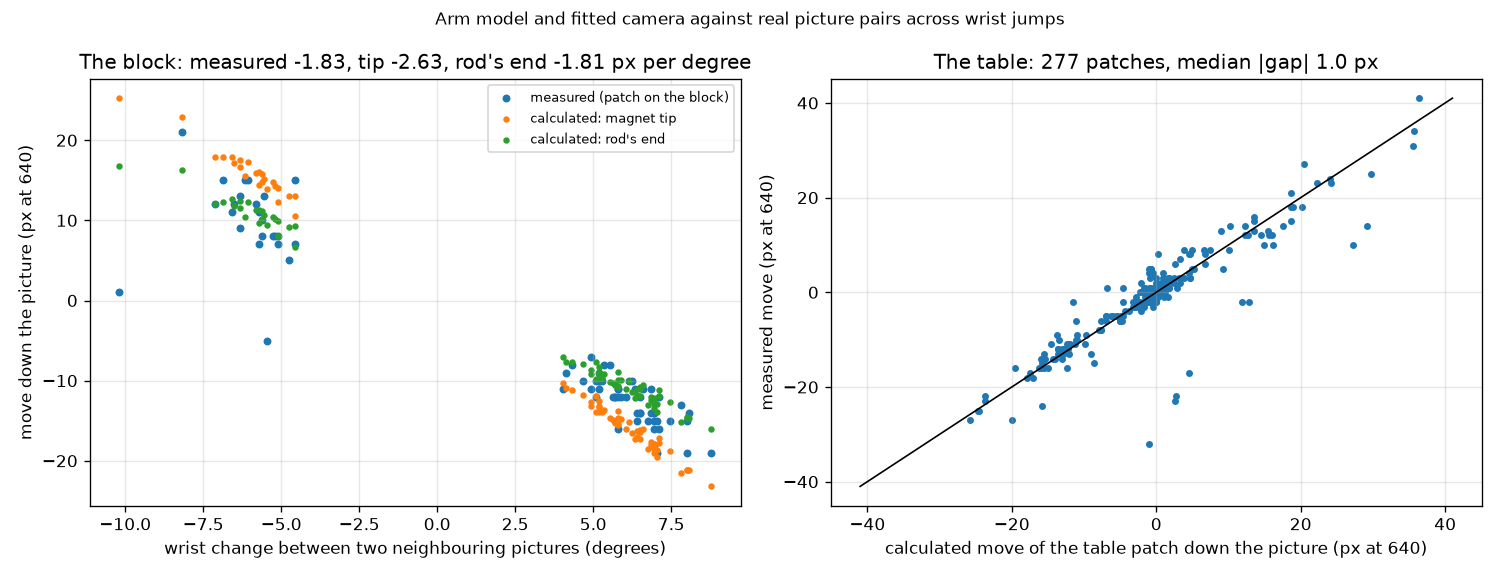

Reproduce this figure in Python.
"""
Check the arm model and the fitted camera on real pictures where the wrist moved (key: wrist_and_camera, check).

held_wrist_views.py calculates how far the hand and the table move in the picture when the wrist differs. That rests
on the arm model and the camera fitted on 6.11.26. Here the calculation is tested on pairs of neighbouring
demonstration pictures between which the wrist jumped by 4 degrees or more while the forearm twist and the hand
stayed the same. Two things are measured by patch matching (normalised cross-correlation, cv2.matchTemplate) and
compared with what the models calculate for the same two joint sets:

    the block     a patch around the black magnet block: it must move as a point on the rod does, between the rod's end
                  (4.8 cm from the wrist's axis) and the magnet tip (7.4 cm from it)
    the table     patches of line and paper ahead of the hand: each must move as the table point it shows

Measured on the saved pictures; the predictions are calculated. Run from this folder:
    D:/AI_Project/.venv/Scripts/python.exe check_shift_per_degree.py
"""

from pathlib import Path
from typing import Dict, Optional, Tuple

import cv2
import matplotlib
matplotlib.use("Agg")
import numpy
import pandas

from matplotlib import pyplot

import wrist_geometry


CHECK_PARAMETERS = {
    "smallest_wrist_jump_deg": 4.0,
    "largest_twist_change_deg": 1.0,
    "largest_hand_change_deg": 1.0,
    # the patch around the block: half its width and height in px at 640, centred this far from the tip's pixel
    "block_patch_half_px": [55, 45],
    "block_patch_offset_px": [0, -20],
    # table patches: offsets of their centres from the tip's pixel (u to the right, v downwards), all ahead of the hand
    "table_patch_half_px": [50, 40],
    "table_patch_offsets_px": [[0, -170], [-120, -170], [120, -170], [0, -230], [-150, -110], [150, -110]],
    "smallest_table_patch_contrast": 25.0,
    "search_px": 60,
    "smallest_match_score": 0.8,
    "figure_dpi": 120
}



def patch_move(
        first: numpy.ndarray,
        second: numpy.ndarray,
        centre_px: Tuple[int, int],
        half_px: Tuple[int, int],
        search_px: int
) -> Optional[Tuple[float, float, float, float]]:
    """
    Where a patch of the first picture is found in the second one.

    Returns
    -------
    tuple of float, or None
        The patch's move (u to the right, v downwards) in px, the match score (1 = identical) and the patch's own
        contrast (standard deviation of its grey levels); None when the patch or its search window leaves the picture.
    """

    centre_u, centre_v = centre_px
    half_u, half_v = half_px
    if centre_u - half_u - search_px < 0 or centre_u + half_u + search_px >= first.shape[1]:
        return None
    if centre_v - half_v - search_px < 0 or centre_v + half_v + search_px >= first.shape[0]:
        return None
    patch = first[centre_v - half_v:centre_v + half_v, centre_u - half_u:centre_u + half_u]
    window = second[centre_v - half_v - search_px:centre_v + half_v + search_px, centre_u - half_u - search_px:centre_u + half_u + search_px]
    scores = cv2.matchTemplate(window, patch, cv2.TM_CCOEFF_NORMED)
    _, best_score, _, best_place = cv2.minMaxLoc(scores)
    return float(best_place[0] - search_px), float(best_place[1] - search_px), float(best_score), float(patch.std())



def main(parameters: Optional[Dict] = None) -> None:
    """Measure the block's and the table's moves across wrist jumps and compare them with the calculated moves."""

    settings = dict(CHECK_PARAMETERS)
    settings.update(parameters or {})
    output_folder = wrist_geometry.ANALYSIS_PARAMETERS["output_folder"]
    raw_folder = Path(wrist_geometry.ANALYSIS_PARAMETERS["raw_folder"])
    frames = wrist_geometry.load_demonstration_frames()
    joints = frames[wrist_geometry.JOINT_COLUMNS].to_numpy(dtype = float)
    has_next = (frames["episode_id"].shift(-1) == frames["episode_id"]).to_numpy()
    rows_now = numpy.flatnonzero(has_next)
    changes = numpy.degrees(joints[rows_now + 1] - joints[rows_now])
    is_chosen = ((numpy.abs(changes[:, 4]) >= settings["smallest_wrist_jump_deg"]) & (numpy.abs(changes[:, 3]) <= settings["largest_twist_change_deg"])
                 & (numpy.abs(changes[:, 5]) <= settings["largest_hand_change_deg"]))
    rows_now, changes = rows_now[is_chosen], changes[is_chosen]
    print(f"steps with a wrist jump of {settings['smallest_wrist_jump_deg']} degrees or more, the twist within {settings['largest_twist_change_deg']} and the hand within "
          f"{settings['largest_hand_change_deg']} degree: {len(rows_now)}")

    frames_now = wrist_geometry.frames_of_many(joints[rows_now])
    frames_next = wrist_geometry.frames_of_many(joints[rows_now + 1])
    tips_now = wrist_geometry.tips_and_leans(joints[rows_now])[0]
    tips_next = wrist_geometry.tips_and_leans(joints[rows_now + 1])[0]
    tip_pixels_now = wrist_geometry.project_many(tips_now, joints[rows_now])
    tip_moves = wrist_geometry.project_many(tips_next, joints[rows_now + 1]) - tip_pixels_now
    rod_end_moves = wrist_geometry.project_many(frames_next["tool"][0], joints[rows_now + 1]) - wrist_geometry.project_many(frames_now["tool"][0], joints[rows_now])
    table_points = tips_now.copy()
    table_points[:, 2] = wrist_geometry.table_heights(tips_now[:, :2])
    normal = wrist_geometry.table_plane_normal()

    block_rows, table_rows = [], []
    for position, row in enumerate(rows_now):
        first = cv2.imread(str(raw_folder / frames["frame_path"].iloc[row]), cv2.IMREAD_GRAYSCALE)
        second = cv2.imread(str(raw_folder / frames["frame_path"].iloc[row + 1]), cv2.IMREAD_GRAYSCALE)
        if first is None or second is None or not numpy.all(numpy.isfinite(tip_pixels_now[position])):
            continue
        tip_u, tip_v = int(round(tip_pixels_now[position, 0])), int(round(tip_pixels_now[position, 1]))
        found = patch_move(first, second, (tip_u + settings["block_patch_offset_px"][0], tip_v + settings["block_patch_offset_px"][1]),
                           tuple(settings["block_patch_half_px"]), settings["search_px"])
        if found is not None:
            block_rows.append({"row": int(row), "wrist_change_deg": changes[position, 4], "measured_dv_px": found[1], "match_score": found[2],
                               "tip_dv_px": tip_moves[position, 1], "rod_end_dv_px": rod_end_moves[position, 1]})
        for offset_u, offset_v in settings["table_patch_offsets_px"]:
            centre = (tip_u + offset_u, tip_v + offset_v)
            found = patch_move(first, second, centre, tuple(settings["table_patch_half_px"]), settings["search_px"])
            if found is None or found[3] < settings["smallest_table_patch_contrast"]:
                continue
            point = wrist_geometry.pixels_to_table(numpy.array([centre], dtype = float), joints[row:row + 1], table_points[position:position + 1], normal)
            predicted = wrist_geometry.project_many(point, joints[row + 1:row + 2])[0] - numpy.array(centre, dtype = float)
            table_rows.append({"row": int(row), "wrist_change_deg": changes[position, 4], "measured_du_px": found[0], "measured_dv_px": found[1], "match_score": found[2],
                               "predicted_du_px": predicted[0], "predicted_dv_px": predicted[1]})

    block = pandas.DataFrame(block_rows)
    block = block[block["match_score"] >= settings["smallest_match_score"]]
    measured_slope = numpy.polyfit(block["wrist_change_deg"], block["measured_dv_px"], 1)[0]
    tip_slope = numpy.polyfit(block["wrist_change_deg"], block["tip_dv_px"], 1)[0]
    rod_end_slope = numpy.polyfit(block["wrist_change_deg"], block["rod_end_dv_px"], 1)[0]
    print(f"\nthe block ({len(block)} pairs with a match score of {settings['smallest_match_score']} or more): it moves by {measured_slope:.2f} px at 640 per degree of wrist "
          f"(measured; negative = up the picture when the wrist grows); calculated for the same pairs: the magnet tip {tip_slope:.2f}, the rod's end {rod_end_slope:.2f}")
    print(f"  correlation of the measured move with the calculated tip move {numpy.corrcoef(block['measured_dv_px'], block['tip_dv_px'])[0, 1]:.3f}, "
          f"with the calculated rod-end move {numpy.corrcoef(block['measured_dv_px'], block['rod_end_dv_px'])[0, 1]:.3f}; "
          f"measured minus rod-end move: median |x| {(block['measured_dv_px'] - block['rod_end_dv_px']).abs().median():.2f} px")

    table = pandas.DataFrame(table_rows)
    table = table[table["match_score"] >= settings["smallest_match_score"]]
    gap_v = table["measured_dv_px"] - table["predicted_dv_px"]
    gap_u = table["measured_du_px"] - table["predicted_du_px"]
    print(f"\nthe table ({len(table)} patches from {table['row'].nunique()} pairs): measured against calculated move down the picture: slope "
          f"{numpy.polyfit(table['predicted_dv_px'], table['measured_dv_px'], 1)[0]:.3f}, correlation {numpy.corrcoef(table['predicted_dv_px'], table['measured_dv_px'])[0, 1]:.3f}; "
          f"measured minus calculated: median {gap_v.median():+.2f}, median |x| {gap_v.abs().median():.2f}, 90th percentile |x| {gap_v.abs().quantile(0.9):.2f} px")
    print(f"  sideways: slope {numpy.polyfit(table['predicted_du_px'], table['measured_du_px'], 1)[0]:.3f}, correlation {numpy.corrcoef(table['predicted_du_px'], table['measured_du_px'])[0, 1]:.3f}, "
          f"median |gap| {gap_u.abs().median():.2f} px; the moves themselves: median |x| {table['measured_dv_px'].abs().median():.1f} px down, {table['measured_du_px'].abs().median():.1f} px sideways")
    print("  (between these neighbouring pictures the hand-guided wrist jump moved the block over the table; the forearm, and with it the camera, moved little, so the table "
          "moved little. With the wrist HELD, joints 1 to 3 must make up for it and the camera moves: that case is calculated in held_wrist_views.py with the same models.)")
    block.to_csv(output_folder / "check_shift_per_degree_block.csv", index = False)
    table.to_csv(output_folder / "check_shift_per_degree_table.csv", index = False)

    figure, axes = pyplot.subplots(1, 2, figsize = (12.5, 4.8))
    axes[0].scatter(block["wrist_change_deg"], block["measured_dv_px"], s = 14, color = "tab:blue", label = "measured (patch on the block)")
    axes[0].scatter(block["wrist_change_deg"], block["tip_dv_px"], s = 8, color = "tab:orange", label = "calculated: magnet tip")
    axes[0].scatter(block["wrist_change_deg"], block["rod_end_dv_px"], s = 8, color = "tab:green", label = "calculated: rod's end")
    axes[0].set_xlabel("wrist change between two neighbouring pictures (degrees)")
    axes[0].set_ylabel("move down the picture (px at 640)")
    axes[0].set_title(f"The block: measured {measured_slope:.2f}, tip {tip_slope:.2f}, rod's end {rod_end_slope:.2f} px per degree")
    axes[0].legend(fontsize = 8)
    axes[0].grid(alpha = 0.3)
    axes[1].scatter(table["predicted_dv_px"], table["measured_dv_px"], s = 10, color = "tab:blue")
    limit = float(max(table["predicted_dv_px"].abs().max(), table["measured_dv_px"].abs().max()))
    axes[1].plot([-limit, limit], [-limit, limit], color = "black", linewidth = 1)
    axes[1].set_xlabel("calculated move of the table patch down the picture (px at 640)")
    axes[1].set_ylabel("measured move (px at 640)")
    axes[1].set_title(f"The table: {len(table)} patches, median |gap| {gap_v.abs().median():.1f} px")
    axes[1].grid(alpha = 0.3)
    figure.suptitle("Arm model and fitted camera against real picture pairs across wrist jumps", fontsize = 10)
    figure.tight_layout()
    figure.savefig(output_folder / "check_shift_per_degree.png", dpi = settings["figure_dpi"])
    pyplot.close(figure)
    print(f"\nsaved {output_folder / 'check_shift_per_degree.png'} and two csv tables")



if __name__ == "__main__":
    main()
